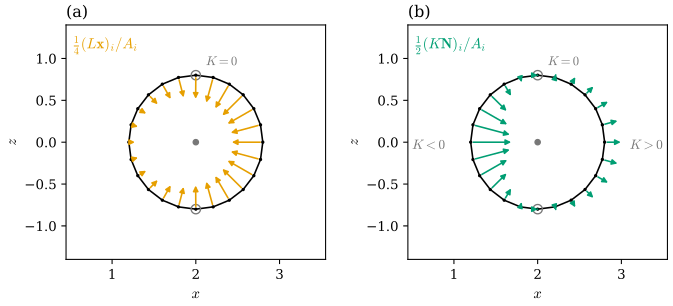

The Python source for this figure:
"""Figure 40.3.2: on the torus the mean curvature normal never flips, the Gauss curvature normal does.

torus_mesh(2, 0.8, 24, 48) (faces outward). The 24 vertices of the meridian v = 0 lie in the xz-plane, and by symmetry
their curvature normals lie in that plane. (a) the pointwise mean curvature normals (L x)_i / A_i (orange, drawn at a
quarter of their length; A_i the mixed area); (b) the pointwise Gauss curvature normals (K N)_i / A_i (green, drawn at half
length). Black: the meridian polygon; gray dot: the center (2, 0) of the tube; gray circles: the points u = +-pi/2 where K = 0.
Exact values: 2 H N with H = -(R + 2 r cos u) / (2 r (R + r cos u)) (outward N) and K N with K = cos u / (r (R + r cos u)).
Also writes an interactive version of the whole torus with both vector fields.

Run: PYTHONPATH=tools python3 chapters/40-discrete-curvature-integral/figures/fig-40-3-2-torus-normals.py
"""
import sys
from pathlib import Path

import numpy as np

sys.path.insert(0, str(Path(__file__).resolve().parents[1] / "lib"))
import dgfig  # noqa: E402
dgfig.setup()
import matplotlib.pyplot as plt  # noqa: E402

import dgmesh as dm  # noqa: E402
import ddg40  # noqa: E402

C = dgfig.COLORS
R, r = 2.0, 0.8
V, F = dm.torus_mesh(R, r, 24, 48)
AN, Lx, KN = ddg40.curvature_normals(V, F)
A = dm.mass_voronoi(V, F)
ring = np.where((np.abs(V[:, 1]) < 1e-12) & (V[:, 0] > 0))[0]
u = np.arctan2(V[ring, 2], V[ring, 0] - R)
order = np.argsort(u)
ring, u = ring[order], u[order]
Nout = np.c_[np.cos(u), np.zeros_like(u), np.sin(u)]
H = -(R + 2 * r * np.cos(u)) / (2 * r * (R + r * np.cos(u)))
K = np.cos(u) / (r * (R + r * np.cos(u)))
mH = Lx[ring] / A[ring, None]
mK = KN[ring] / A[ring, None]
assert np.allclose(mH[:, 1], 0, atol=1e-12) and np.allclose(mK[:, 1], 0, atol=1e-12)
eH = np.abs(mH - 2 * H[:, None] * Nout).max()
eK = np.abs(mK - K[:, None] * Nout).max()
assert eH < 0.02 and eK < 0.02
assert np.all(np.sum(mH * Nout, 1) < 0)                                   # always toward the tube center
assert np.all(np.sign(np.round(np.sum(mK * Nout, 1), 3)) == np.sign(np.round(K, 3)))

fig, axes = plt.subplots(1, 2, figsize=(7.0, 3.3))
t = np.linspace(0, 2 * np.pi, 400)
for ax, vec, s, col, title in [(axes[0], mH, 0.25, C["accent"], "(a)"), (axes[1], mK, 0.5, C["third"], "(b)")]:
    ax.plot(V[ring, 0].tolist() + [V[ring[0], 0]], V[ring, 2].tolist() + [V[ring[0], 2]], color=C["main"], lw=1.2)
    ax.plot(R, 0, "o", color=C["aux"], ms=4)
    ax.plot([R, R], [r, -r], "o", ms=7, mfc="none", mec=C["aux"], mew=1.0)
    for p, w in zip(V[ring], vec):
        q = np.array([p[0], p[2]])
        dq = s * np.array([w[0], w[2]])
        if np.linalg.norm(dq) > 1e-3:
            ax.annotate("", q + dq, q, arrowprops=dict(arrowstyle="-|>", color=col, lw=1.2, mutation_scale=8))
    ax.plot(V[ring, 0], V[ring, 2], ".", color=C["main"], ms=3)
    ax.set_aspect("equal")
    ax.set_xlim(R - r - 0.75, R + r + 0.75)
    ax.set_ylim(-r - 0.6, r + 0.6)
    ax.set_xlabel(r"$x$")
    ax.set_ylabel(r"$z$")
    ax.set_title(title, loc="left", fontsize=12)
axes[0].text(0.03, 0.9, r"$\frac{1}{4}(L\mathbf{x})_i/A_i$", color=C["accent"], fontsize=11, transform=axes[0].transAxes)
axes[1].text(0.03, 0.9, r"$\frac{1}{2}(K\mathbf{N})_i/A_i$", color=C["third"], fontsize=11, transform=axes[1].transAxes)
for ax in axes:
    ax.text(R + 0.12, r + 0.12, r"$K=0$", color=C["aux"], fontsize=9.5)
axes[1].text(R - r - 0.7, -0.08, r"$K<0$", color=C["aux"], fontsize=10)
axes[1].text(R + r + 0.3, -0.08, r"$K>0$", color=C["aux"], fontsize=10)
fig.subplots_adjust(left=0.08, right=0.98, bottom=0.16, top=0.9, wspace=0.3)
dgfig.save(fig, __file__)

# interactive version: the whole torus with both fields (every second vertex)
sel = np.arange(0, len(V), 2)
tr = [dm.plotly_mesh(V, F, color="#D0D0D0", name="torus_mesh(2, 0.8, 24, 48)"), dm.plotly_edges(V, F, width=1)]
tr += dm.plotly_arrows(V[sel], 0.25 * Lx[sel] / A[sel, None], color="#E69F00", cone=0.04, name="(Lx)_i / 4 A_i")
tr += dm.plotly_arrows(V[sel], 0.5 * KN[sel] / A[sel, None], color="#009E73", cone=0.04, name="(KN)_i / 2 A_i")
dm.plotly_save(tr, __file__, "Torus: mean curvature normals (orange) and Gauss curvature normals (green)", "fig-40-3-2")
print(f"max error against 2 H N: {eH:.4f}, against K N: {eK:.4f}; u = 0: {mH[np.argmin(np.abs(u))]}, {mK[np.argmin(np.abs(u))]}")
print(f"u = pi: {mH[np.argmin(np.abs(np.abs(u) - np.pi))]}, {mK[np.argmin(np.abs(np.abs(u) - np.pi))]}")
